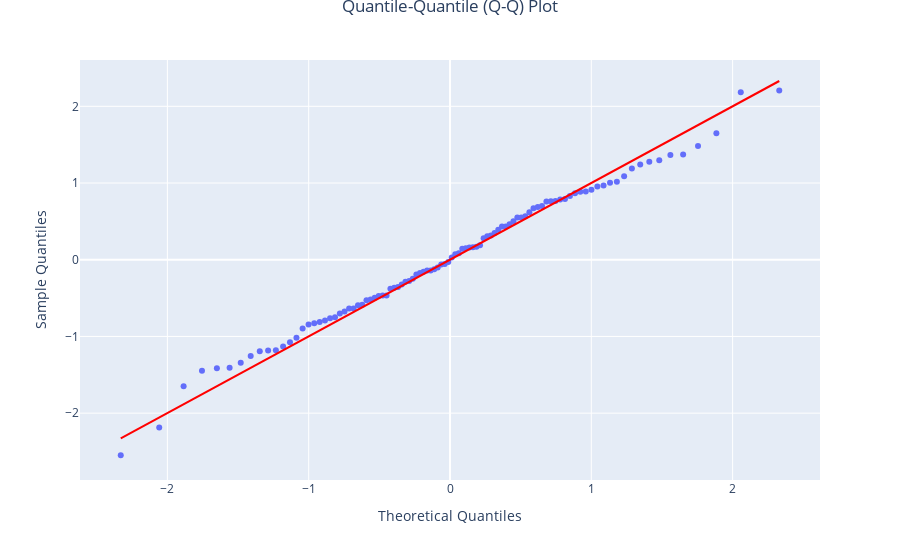

This figure's notebook cell:
### Code cell
import plotly.express as px
import numpy as np
import statsmodels.api as sm
#api generates theoretical quantiles and sample quantiles for QQ plot

data = np.random.randn(100)


theoretical_quantiles = sm.ProbPlot(data).theoretical_quantiles


sample_quantiles = sm.ProbPlot(data).sample_quantiles


fig = px.scatter(x=theoretical_quantiles, y=sample_quantiles, labels={'x': 'Theoretical Quantiles', 'y': 'Sample Quantiles'})

line = go.Scatter(x=[theoretical_quantiles.min(), theoretical_quantiles.max()],
                  y=[theoretical_quantiles.min(), theoretical_quantiles.max()],
                  mode='lines',
                  line=dict(color='red'),
                  showlegend=False)
fig.add_trace(line)

fig.update_layout(
    title='Quantile-Quantile (Q-Q) Plot',
    xaxis_title='Theoretical Quantiles',
    yaxis_title='Sample Quantiles',
    title_x=0.5,
    title_y=1
)

fig.show()

### Figure 1 — Plotly figure (JSON) as saved in the notebook; plotly's stock layout.template omitted (floating-point values rounded to 4 significant figures)
{"data": [{"hovertemplate": "Theoretical Quantiles=%{x}<br>Sample Quantiles=%{y}<extra></extra>", "legendgroup": "", "marker": {"color": "#636efa", "symbol": "circle"}, "mode": "markers", "name": "", "orientation": "v", "showlegend": false, "type": "scatter", "x": [-2.33, -2.058, -1.885, -1.755, -1.65, -1.56, -1.481, -1.41, -1.346, -1.287, -1.232, -1.181, -1.132, -1.087, -1.043, -1.001, -0.9608, -0.9222, -0.8848, -0.8487, -0.8137, -0.7796, -0.7464, -0.714, -0.6823, -0.6513, -0.6209, -0.5911, -0.5618, -0.533, -0.5046, -0.4766, -0.449, -0.4217, -0.3947, -0.368, -0.3416, -0.3154, -0.2894, -0.2636, -0.238, -0.2125, -0.1872, -0.162, -0.1369, -0.1119, -0.08697, -0.06209, -0.03724, -0.01241, 0.01241, 0.03724, 0.06209, 0.08697, 0.1119, 0.1369, 0.162, 0.1872, 0.2125, 0.238, 0.2636, 0.2894, 0.3154, 0.3416, 0.368, 0.3947, 0.4217, 0.449, 0.4766, 0.5046, 0.533, 0.5618, 0.5911, 0.6209, 0.6513, 0.6823, 0.714, 0.7464, 0.7796, 0.8137, 0.8487, 0.8848, 0.9222, 0.9608, 1.001, 1.043, 1.087, 1.132, 1.181, 1.232, 1.287, 1.346, 1.41, 1.481, 1.56, 1.65, 1.755, 1.885, 2.058, 2.33], "xaxis": "x", "y": [-2.549, -2.187, -1.648, -1.446, -1.414, -1.407, -1.344, -1.256, -1.192, -1.183, -1.18, -1.131, -1.076, -1.016, -0.8964, -0.8436, -0.8264, -0.811, -0.7922, -0.764, -0.7509, -0.7002, -0.6756, -0.6354, -0.6351, -0.593, -0.5883, -0.528, -0.5197, -0.497, -0.473, -0.4675, -0.466, -0.3779, -0.3638, -0.3541, -0.3236, -0.2879, -0.278, -0.2465, -0.1918, -0.1713, -0.1567, -0.1406, -0.14, -0.1225, -0.1003, -0.06221, -0.0553, -0.02875, 0.03005, 0.07264, 0.08601, 0.144, 0.1496, 0.1581, 0.1637, 0.1706, 0.1895, 0.2806, 0.3069, 0.3153, 0.3499, 0.3909, 0.4317, 0.4325, 0.464, 0.5004, 0.5498, 0.5518, 0.5677, 0.62, 0.6704, 0.6877, 0.7008, 0.7597, 0.7618, 0.7669, 0.7869, 0.7914, 0.8318, 0.8662, 0.8847, 0.89, 0.9116, 0.9548, 0.9663, 1.004, 1.015, 1.089, 1.191, 1.241, 1.277, 1.296, 1.365, 1.371, 1.483, 1.649, 2.184, 2.206], "yaxis": "y"}, {"line": {"color": "red"}, "mode": "lines", "showlegend": false, "type": "scatter", "x": [-2.33, 2.33], "y": [-2.33, 2.33]}], "layout": {"legend": {"tracegroupgap": 0}, "margin": {"t": 60}, "title": {"text": "Quantile-Quantile (Q-Q) Plot", "x": 0.5, "y": 1}, "xaxis": {"anchor": "y", "domain": [0, 1], "title": {"text": "Theoretical Quantiles"}}, "yaxis": {"anchor": "x", "domain": [0, 1], "title": {"text": "Sample Quantiles"}}}}
